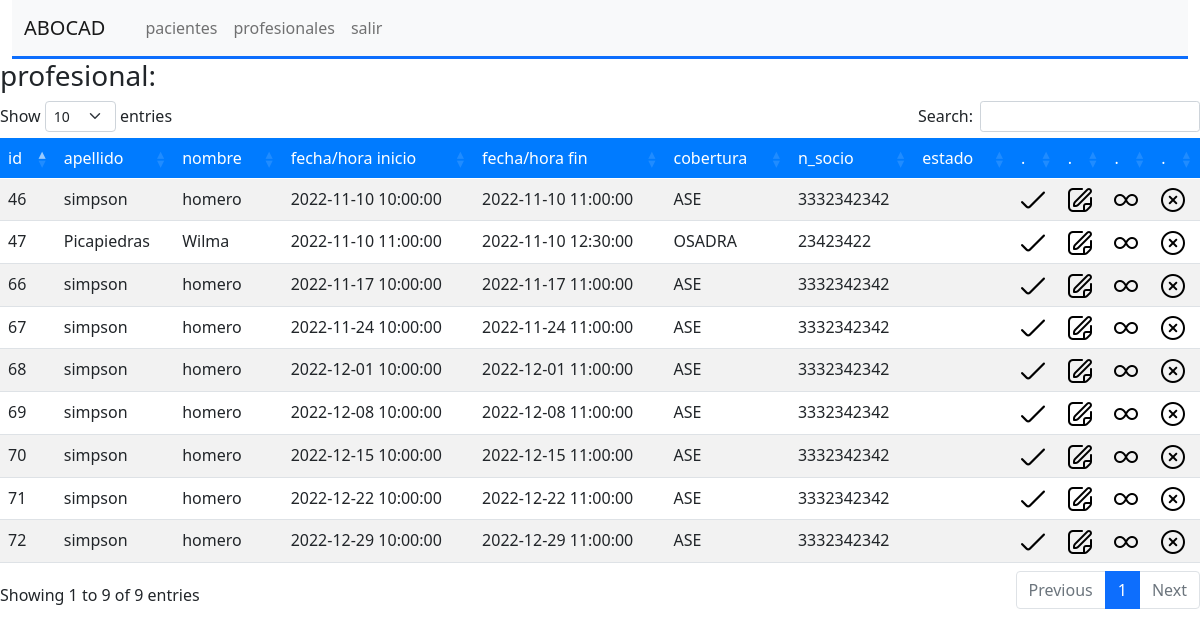
Screenshot of /modules/turnos/turnosProfesional.php?id=2 with the database file from the repository.
### tables this page shows
CREATE TABLE IF NOT EXISTS `eventos` (
  `id` int NOT NULL AUTO_INCREMENT,
  `profesional` int NOT NULL,
  `dni` int NOT NULL,
  `title` varchar(255) DEFAULT NULL,
  `description` text,
  `start` datetime DEFAULT NULL,
  `end` datetime DEFAULT NULL,
  `textColor` varchar(7) DEFAULT NULL,
  `backgroundColor` varchar(7) DEFAULT NULL,
  `estado` char(3) DEFAULT '',
  PRIMARY KEY (`id`)
);

CREATE TABLE IF NOT EXISTS `pacientes` (
  `id` int NOT NULL AUTO_INCREMENT,
  `apellido` varchar(100) NOT NULL,
  `nombre` varchar(100) NOT NULL,
  `dni` varchar(8) NOT NULL,
  `direccion` varchar(150) NOT NULL,
  `cobertura1` tinyint NOT NULL,
  `c1numero` bigint NOT NULL,
  `contacto` text NOT NULL,
  `estado` tinyint(1) NOT NULL DEFAULT '1',
  `reintegro` tinyint DEFAULT '0',
  PRIMARY KEY (`id`),
  UNIQUE KEY `dni` (`dni`),
  KEY `FK_cobertura_persona` (`cobertura1`)
);

CREATE TABLE IF NOT EXISTS `coberturas` (
  `id` int NOT NULL AUTO_INCREMENT,
  `nombre` varchar(150) NOT NULL,
  PRIMARY KEY (`id`)
);

### modules/db/dbConnection.php (called while the page is built, shortened)
<?php
    class db {
        public static function conectar() {
            try {
                $dbUser = 'root';
                $dbPassword = '';
                $conn = new PDO('mysql:host=localhost; dbname=abocad', $dbUser, $dbPassword);
                return $conn;
            } catch (PDOException $error1) {
                echo 'no es posible conectarse con la base de datos ('.$error1->getMessage().')';
            } catch (Exception $error2) {
                echo 'error general ('.$error2->getMessage().')';
            }
        }
    }
?>

### modules/turnos/turnosProfesional.php (the view, shortened to what this page needs)
<!DOCTYPE html>
<html lang="en">
<head>
    <link rel="stylesheet" href="../../assets/bootstrap/css/bootstrap.min.css">
    <link rel="stylesheet" href="./turnosProfesional.css">
    <link rel="stylesheet" type="text/css" href="../../assets/datatables/datatables.min.css">
    <link rel="stylesheet" type="text/css" href="../../assets/datatables/DataTables-1.12.1/css/dataTables.bootstrap5.min.css">
</head>
<body>
    <?php require_once('../navBar.php'); ?>
    <?php require_once("../db/dbConnection.php"); ?>
    <?php
        $id_profesional = $_GET['id'];
        $nombre_profesional = $_GET['nombre'];
    ?>
    <h3>profesional: <?php echo $nombre_profesional ?></h3>
    <table id="example" class="table table-striped" style="width:100%">
        <thead>
            <tr>
                <td>id</td>
                <td>apellido</td>
                <td>nombre</td>
                <td>fecha/hora inicio</td>
                <td>fecha/hora fin</td>
                <td>cobertura</td>
                <td>n_socio</td>
                <td>estado</td>
                <td>.</td>
                <td>.</td>
                <td>.</td>
                <td>.</td>
            </tr>
        </thead>
        <tbody>
        <?php
            $sql = "SELECT
                    eventos.id,pacientes.apellido,pacientes.nombre,eventos.start as inicio,
                    eventos.end as fin,coberturas.nombre as cobertura,pacientes.c1numero as n_socio,eventos.estado
                FROM eventos
                    inner join pacientes ON
                    eventos.dni = pacientes.dni
                    left join coberturas ON
                    pacientes.cobertura1 = coberturas.id
                where profesional = '$id_profesional' order by start";
            $p = db::conectar()->prepare($sql);
            $p->execute();
            $datos = $p->fetchAll(PDO::FETCH_ASSOC);
            foreach($datos as $row){
                $id = $row['id'];
                $apellido = $row['apellido'];
                $nombre = $row['nombre'];
                $start = $row['inicio'];
                $end = $row['fin'];
                $cobertura = $row['cobertura'];
                $n_socio = $row['n_socio'];
                $estado = $row['estado'];
            ?>
                <tr>
                <?php if($estado == 'pre'){ ?>
                    <td><font color="green"><?php echo $id ?></td>
                    <td><font color="green"><?php echo $apellido ?></td>
                    <td><font color="green"><?php echo $nombre ?></td>
                    <td><font color="green"><?php echo $start ?></td>
                    <td><font color="green"><?php echo $end ?></td>
                    <td><font color="green"><?php echo $cobertura ?></td>
                    <td><font color="green"><?php echo $n_socio ?></td>
                    <td><font color="green"><?php echo $estado ?></td>
                <?php } else { ?>
                    <td><?php echo $id ?></td>
                    <td><?php echo $apellido ?></td>
                    <td><?php echo $nombre ?></td>
                    <td><?php echo $start ?></td>
                    <td><?php echo $end ?></td>
                    <td><?php echo $cobertura ?></td>
                    <td><?php echo $n_socio ?></td>
                    <td><?php echo $estado ?></td>
                    <?php }?>
                    <td><a href="./turnosClose.php?id=<?php echo $id ?>"><img src="../../assets/icons/cerrar.png" alt="cerrar"></a></td>
                    <td><a href="./turnosEdit.php?id=<?php echo $id ?>"><img src="../../assets/icons/editar.png" alt="modificar"></a></td>
                    <td><a href="./turnosMultiply.php?id=<?php echo $id ?>"><img src="../../assets/icons/replicar.png" alt="replicar"></a></td>
                    <td><a href="./turnosDelete.php?id=<?php echo $id ?>"><img src="../../assets/icons/borrar.png" alt="borrar"></a></td>
                </tr>
            <?php } ?>
        </tbody>
    </table>
</body>
</html>

### modules/turnos/turnosProfesional.css (style rules this page uses)
body { background-color:#dee2e6; }
table.dataTable thead { background: #007bff; color:white; }

### rows the page displays
eventos: id "46", pacientes.apellido "simpson", pacientes.nombre "homero", start "2022-11-10 10:00:00", end "2022-11-10 11:00:00", coberturas.nombre "ASE", pacientes.c1numero "3332342342"
eventos: id "47", pacientes.apellido "Picapiedras", pacientes.nombre "Wilma", start "2022-11-10 11:00:00", end "2022-11-10 12:30:00", coberturas.nombre "OSADRA", pacientes.c1numero "23423422"
eventos: id "66", pacientes.apellido "simpson", pacientes.nombre "homero", start "2022-11-17 10:00:00", end "2022-11-17 11:00:00", coberturas.nombre "ASE", pacientes.c1numero "3332342342"
eventos: id "67", pacientes.apellido "simpson", pacientes.nombre "homero", start "2022-11-24 10:00:00", end "2022-11-24 11:00:00", coberturas.nombre "ASE", pacientes.c1numero "3332342342"
eventos: id "68", pacientes.apellido "simpson", pacientes.nombre "homero", start "2022-12-01 10:00:00", end "2022-12-01 11:00:00", coberturas.nombre "ASE", pacientes.c1numero "3332342342"
eventos: id "69", pacientes.apellido "simpson", pacientes.nombre "homero", start "2022-12-08 10:00:00", end "2022-12-08 11:00:00", coberturas.nombre "ASE", pacientes.c1numero "3332342342"
eventos: id "70", pacientes.apellido "simpson", pacientes.nombre "homero", start "2022-12-15 10:00:00", end "2022-12-15 11:00:00", coberturas.nombre "ASE", pacientes.c1numero "3332342342"
eventos: id "71", pacientes.apellido "simpson", pacientes.nombre "homero", start "2022-12-22 10:00:00", end "2022-12-22 11:00:00", coberturas.nombre "ASE", pacientes.c1numero "3332342342"
eventos: id "72", pacientes.apellido "simpson", pacientes.nombre "homero", start "2022-12-29 10:00:00", end "2022-12-29 11:00:00", coberturas.nombre "ASE", pacientes.c1numero "3332342342"
